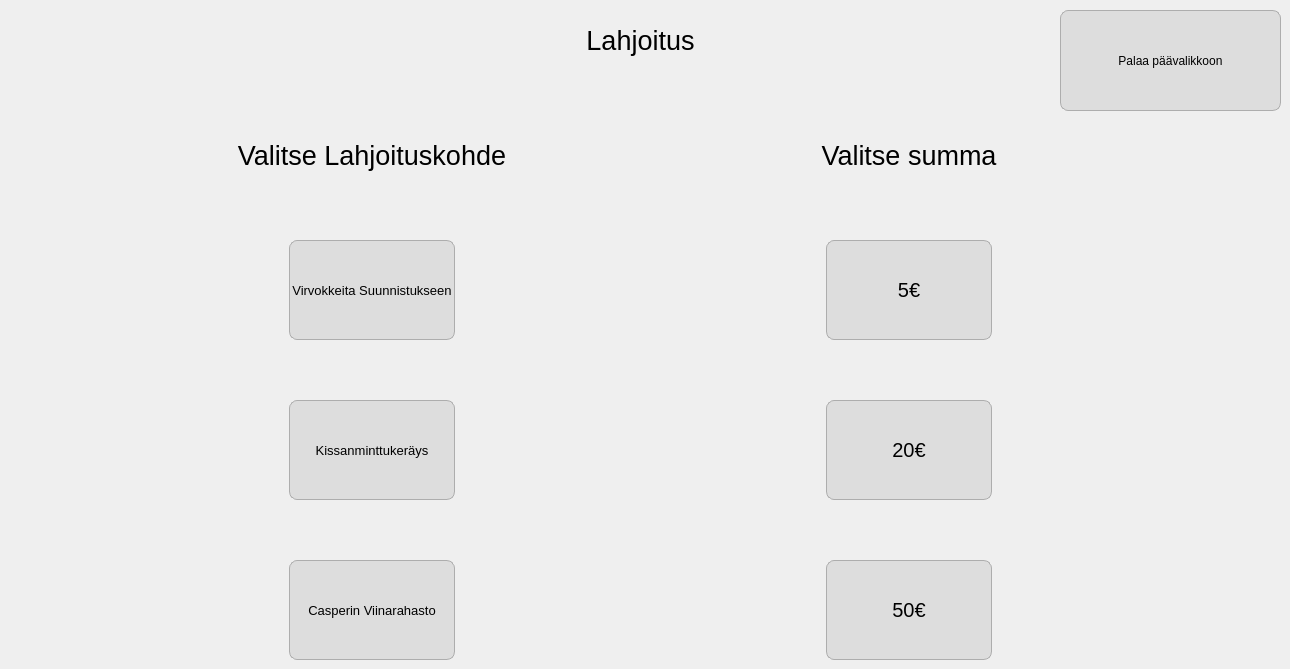
    <widget class="QWidget" name="page_4">
     <widget class="QPushButton" name="donateFifty">
      <property name="geometry">
       <rect>
        <x>826</x>
        <y>400</y>
        <width>166</width>
        <height>100</height>
       </rect>
      </property>
      <property name="font">
       <font>
        <pointsize>15</pointsize>
       </font>
      </property>
      <property name="styleSheet">
       <string notr="true">border-radius: 8px;
background-color: rgb(221, 221, 221);
border: 1px solid;
border-color: rgb(173, 173, 173);</string>
      </property>
      <property name="text">
       <string>20€</string>
      </property>
     </widget>
     <widget class="QPushButton" name="donateTwo">
      <property name="geometry">
       <rect>
        <x>289</x>
        <y>400</y>
        <width>166</width>
        <height>100</height>
       </rect>
      </property>
      <property name="font">
       <font>
        <pointsize>10</pointsize>
       </font>
      </property>
      <property name="styleSheet">
       <string notr="true">border-radius: 8px;
background-color: rgb(221, 221, 221);
border: 1px solid;
border-color: rgb(173, 173, 173);</string>
      </property>
      <property name="text">
       <string>Kissanminttukeräys</string>
      </property>
     </widget>
     <widget class="QLabel" name="label_6">
      <property name="geometry">
       <rect>
        <x>0</x>
        <y>10</y>
        <width>1281</width>
        <height>61</height>
       </rect>
      </property>
      <property name="font">
       <font>
        <pointsize>20</pointsize>
       </font>
      </property>
      <property name="text">
       <string>Lahjoitus</string>
      </property>
      <property name="alignment">
       <set>Qt::AlignCenter</set>
      </property>
     </widget>
     <widget class="QPushButton" name="donateTen">
      <property name="geometry">
       <rect>
        <x>826</x>
        <y>240</y>
        <width>166</width>
        <height>100</height>
       </rect>
      </property>
      <property name="font">
       <font>
        <pointsize>15</pointsize>
       </font>
      </property>
      <property name="styleSheet">
       <string notr="true">border-radius: 8px;
background-color: rgb(221, 221, 221);
border: 1px solid;
border-color: rgb(173, 173, 173);</string>
      </property>
      <property name="text">
       <string>5€</string>
      </property>
     </widget>
     <widget class="QPushButton" name="palaaButton_2">
      <property name="geometry">
       <rect>
        <x>1060</x>
        <y>10</y>
        <width>221</width>
        <height>101</height>
       </rect>
      </property>
      <property name="styleSheet">
       <string notr="true">border-radius: 8px;
background-color: rgb(221, 221, 221);
border: 1px solid;
border-color: rgb(173, 173, 173);</string>
      </property>
      <property name="text">
       <string>Palaa päävalikkoon</string>
      </property>
     </widget>
     <widget class="QPushButton" name="donateThree">
      <property name="geometry">
       <rect>
        <x>289</x>
        <y>560</y>
        <width>166</width>
        <height>100</height>
       </rect>
      </property>
      <property name="font">
       <font>
        <pointsize>10</pointsize>
       </font>
      </property>
      <property name="styleSheet">
       <string notr="true">border-radius: 8px;
background-color: rgb(221, 221, 221);
border: 1px solid;
border-color: rgb(173, 173, 173);</string>
      </property>
      <property name="text">
       <string>Casperin Viinarahasto</string>
      </property>
     </widget>
     <widget class="QPushButton" name="donateHundred">
      <property name="geometry">
       <rect>
        <x>826</x>
        <y>560</y>
        <width>166</width>
        <height>100</height>
       </rect>
      </property>
      <property name="font">
       <font>
        <pointsize>15</pointsize>
       </font>
      </property>
      <property name="layoutDirection">
       <enum>Qt::LeftToRight</enum>
      </property>
      <property name="styleSheet">
       <string notr="true">border-radius: 8px;
background-color: rgb(221, 221, 221);
border: 1px solid;
border-color: rgb(173, 173, 173);</string>
      </property>
      <property name="text">
       <string>50€</string>
      </property>
     </widget>
     <widget class="QPushButton" name="donateOne">
      <property name="geometry">
       <rect>
        <x>289</x>
        <y>240</y>
        <width>166</width>
        <height>100</height>
       </rect>
      </property>
      <property name="font">
       <font>
        <pointsize>10</pointsize>
       </font>
      </property>
      <property name="styleSheet">
       <string notr="true">border-radius: 8px;
background-color: rgb(221, 221, 221);
border: 1px solid;
border-color: rgb(173, 173, 173);</string>
      </property>
      <property name="text">
       <string>Virvokkeita Suunnistukseen</string>
      </property>
     </widget>
     <widget class="QLabel" name="label_10">
      <property name="geometry">
       <rect>
        <x>207</x>
        <y>120</y>
        <width>330</width>
        <height>70</height>
       </rect>
      </property>
      <property name="font">
       <font>
        <pointsize>20</pointsize>
       </font>
      </property>
      <property name="text">
       <string>Valitse Lahjoituskohde</string>
      </property>
      <property name="alignment">
       <set>Qt::AlignCenter</set>
      </property>
     </widget>
     <widget class="QLabel" name="label_11">
      <property name="geometry">
       <rect>
        <x>744</x>
        <y>120</y>
        <width>330</width>
        <height>70</height>
       </rect>
      </property>
      <property name="font">
       <font>
        <pointsize>20</pointsize>
       </font>
      </property>
      <property name="text">
       <string>Valitse summa</string>
      </property>
      <property name="alignment">
       <set>Qt::AlignCenter</set>
      </property>
     </widget>
    </widget>
